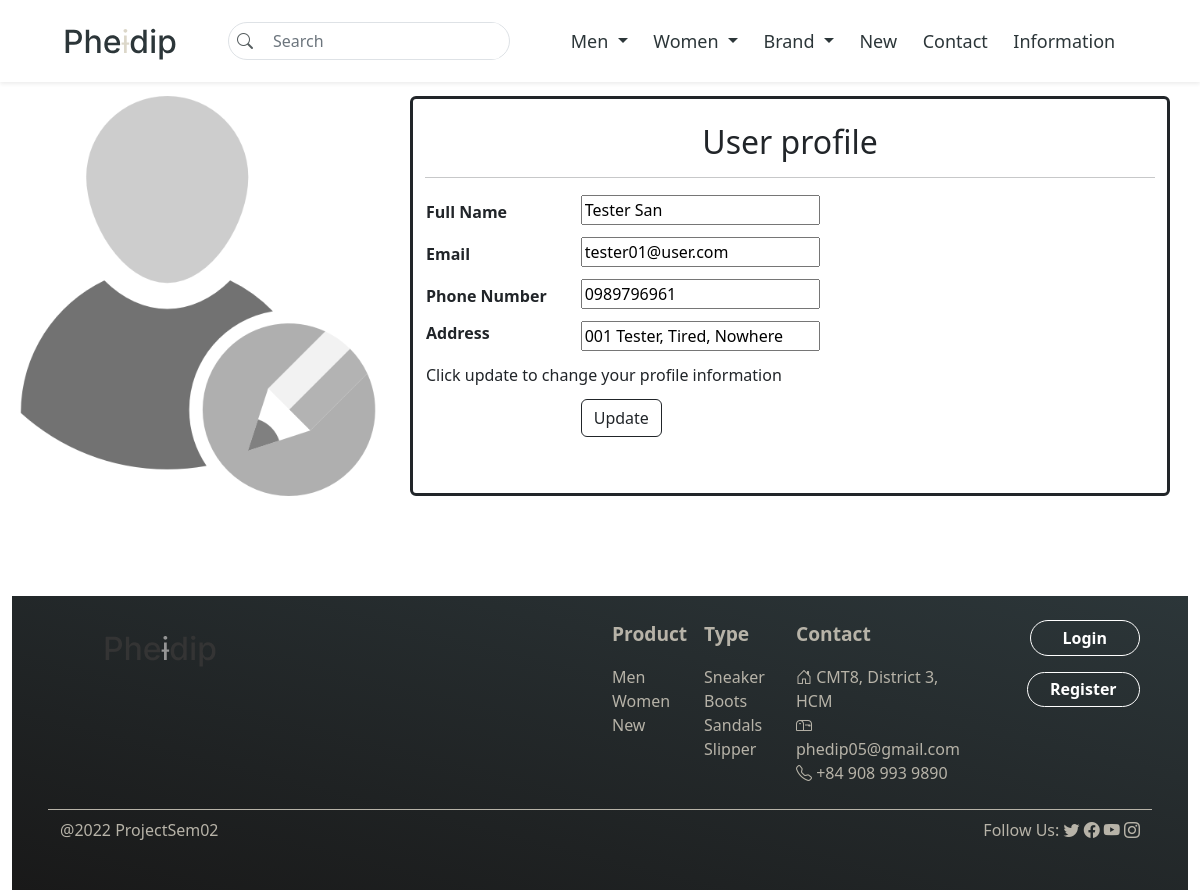
The page /editprofile.php?code=1 on the database its author committed.
### tables this page shows
CREATE TABLE `tbUser_Account` (
    `UserID` int NOT NULL AUTO_INCREMENT,
    `UserName` varchar(50) NOT NULL,
    `Password` varchar(50) NOT NULL,
    `FullName` varchar(100) NOT NULL,
    `Email` varchar(50) NOT NULL,
    `PhoneNumber` varchar(14) NOT NULL,
    `Status` boolean DEFAULT 1,
    PRIMARY KEY (UserID)
);

CREATE TABLE `tbDelivery_Address`(
    `AddressID` int NOT NULL AUTO_INCREMENT,
    `UserID` int NOT NULL,	
    `Address` text NOT NULL,
    `Is_default` boolean NOT NULL,
    PRIMARY KEY (AddressID)
);

### editprofile.php (the view, shortened to what this page needs)
<?php
include_once "php/DBConnect.php";
$code = $_GET['code'];
$query = "SELECT * FROM tbUser_Account WHERE userid = '$code' ";
$rs = mysqli_query($conn, $query);
$field = mysqli_fetch_array($rs);
$query1 = "SELECT * FROM tbDelivery_Address WHERE userid = '$field[0]'";
$rs1 = mysqli_query($conn, $query1);
$field1 = mysqli_fetch_array($rs1);
include 'php/htmlHead.php';
include 'php/navigationBar.php';
?>
    <div class="container">
        <div class="row">
            <div class="col-sm-4">
                <img class="img-responsive" src="img/editprofile.png" alt="" width="400px" style="float: right"/>
            </div>
            <div class="col-sm-8 border border-dark rounded border-3">
                <br>
                <h2 style="text-align: center">User profile</h2>
                <hr>
                <form action="" method="post">
                    <table style="width: auto">
                        <tr>
                            <th>Full Name </th>
                            <td><input pattern="^[a-zA-Z]{3,}( {1,2}[a-zA-Z]{3,}){0,}$" type="text" name="fullname" placeholder="Full Name" value="<?= $field[3] ?>" required></td>
                        </tr>
                        <tr>
                            <td></td>
                        </tr>
                        <tr>
                            <th>Email </th>
                            <td><input pattern="^[a-z0-9._%+-]+@[a-z0-9.-]+\.[a-z]{2,}$" type="text" name="email" placeholder="Email" value="<?= $field[4] ?>" required></td>
                        </tr>
                        <tr>
                            <td></td>
                        </tr>
                        <tr>
                            <th>Phone Number&emsp;&emsp;</th>
                            <td><input pattern="[0-9]{10,14}" type="text" name="phone" placeholder="Phone Number" value="<?= $field[5] ?>" required></td>
                        </tr>
                        <tr>
                            <td></td>
                        </tr>
                        <tr>
                            <th style="vertical-align: top">Address </th>
                            <td>
                                <input pattern="{3,}" type="text" name="address" placeholder="Address" value="<?= $field1[2] ?>" required> <br>
                            </td>
                        </tr>
                        <tr>
                            <td colspan="2">
                            </td>
                        </tr>
                        <tr>
                            <td colspan="2">
                                Click update to change your profile information
                            </td>
                        </tr>
                        <tr>
                            <td colspan="2">
                            </td>
                        </tr>
                        <tr>
                            <td></td>
                            <td><input type="submit" value="Update" name="update" class="btn btn-outline-dark"
                                    onclick="return confirm('Are you sure to change your profile?')"></td>
                        </tr>
                    </table>
                </form>
            </div>
        </div>
    </div>
<?php
include 'php/htmlBody.php';
?>
<div class="container-fluid" style="margin-top: 100px">
        <?php
            include 'php/footer.php';
        ?>
</div>

### editprofile.php (style rules this page uses)
td { padding-bottom: 5px }

### rows shown on the page
tbuser_account: fullname "Tester San", email "tester01@user.com", phone "0989796961"
tbdelivery_address: address "001 Tester, Tired, Nowhere"
